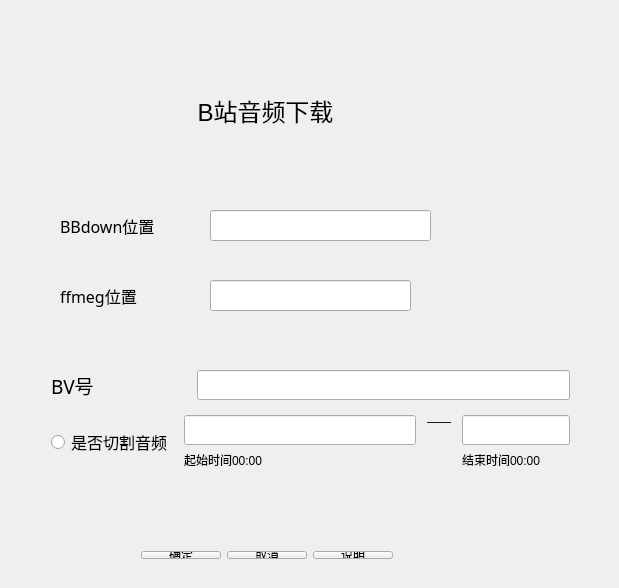
<?xml version="1.0" encoding="UTF-8"?>
<ui version="4.0">
 <class>Widget</class>
 <widget class="QWidget" name="Widget">
  <property name="geometry">
   <rect>
    <x>0</x>
    <y>0</y>
    <width>619</width>
    <height>588</height>
   </rect>
  </property>
  <property name="windowTitle">
   <string>Widget</string>
  </property>
  <widget class="QLabel" name="label">
   <property name="geometry">
    <rect>
     <x>160</x>
     <y>90</y>
     <width>211</width>
     <height>41</height>
    </rect>
   </property>
   <property name="text">
    <string>&lt;html&gt;&lt;head/&gt;&lt;body&gt;&lt;p align=&quot;center&quot;&gt;&lt;span style=&quot; font-size:18pt;&quot;&gt;B站音频下载&lt;/span&gt;&lt;/p&gt;&lt;/body&gt;&lt;/html&gt;</string>
   </property>
  </widget>
  <widget class="QWidget" name="layoutWidget">
   <property name="geometry">
    <rect>
     <x>130</x>
     <y>540</y>
     <width>302</width>
     <height>30</height>
    </rect>
   </property>
   <layout class="QHBoxLayout" name="horizontalLayout" stretch="0,0,0,10">
    <item>
     <widget class="QPushButton" name="pushButton_browse">
      <property name="text">
       <string>确定</string>
      </property>
     </widget>
    </item>
    <item>
     <widget class="QPushButton" name="pushButton_cancel">
      <property name="text">
       <string>取消</string>
      </property>
     </widget>
    </item>
    <item>
     <widget class="QPushButton" name="pushButton_commit">
      <property name="text">
       <string>说明</string>
      </property>
     </widget>
    </item>
    <item>
     <spacer name="horizontalSpacer">
      <property name="orientation">
       <enum>Qt::Horizontal</enum>
      </property>
      <property name="sizeHint" stdset="0">
       <size>
        <width>40</width>
        <height>20</height>
       </size>
      </property>
     </spacer>
    </item>
   </layout>
  </widget>
  <widget class="QLineEdit" name="lineEdit">
   <property name="geometry">
    <rect>
     <x>210</x>
     <y>280</y>
     <width>201</width>
     <height>31</height>
    </rect>
   </property>
  </widget>
  <widget class="QLineEdit" name="lineEdit_4">
   <property name="geometry">
    <rect>
     <x>210</x>
     <y>210</y>
     <width>221</width>
     <height>31</height>
    </rect>
   </property>
  </widget>
  <widget class="QLabel" name="label_6">
   <property name="geometry">
    <rect>
     <x>60</x>
     <y>210</y>
     <width>121</width>
     <height>31</height>
    </rect>
   </property>
   <property name="font">
    <font>
     <family>Adobe Myungjo Std M</family>
     <pointsize>12</pointsize>
    </font>
   </property>
   <property name="text">
    <string>BBdown位置</string>
   </property>
  </widget>
  <widget class="QLabel" name="label_7">
   <property name="geometry">
    <rect>
     <x>60</x>
     <y>280</y>
     <width>111</width>
     <height>31</height>
    </rect>
   </property>
   <property name="font">
    <font>
     <family>Adobe Myungjo Std M</family>
     <pointsize>12</pointsize>
    </font>
   </property>
   <property name="text">
    <string>ffmeg位置</string>
   </property>
  </widget>
  <widget class="QWidget" name="layoutWidget">
   <property name="geometry">
    <rect>
     <x>40</x>
     <y>359</y>
     <width>541</width>
     <height>121</height>
    </rect>
   </property>
   <layout class="QVBoxLayout" name="verticalLayout_3">
    <property name="spacing">
     <number>15</number>
    </property>
    <item>
     <layout class="QHBoxLayout" name="horizontalLayout_4">
      <property name="spacing">
       <number>103</number>
      </property>
      <item>
       <spacer name="horizontalSpacer_2">
        <property name="orientation">
         <enum>Qt::Horizontal</enum>
        </property>
        <property name="sizeType">
         <enum>QSizePolicy::Minimum</enum>
        </property>
        <property name="sizeHint" stdset="0">
         <size>
          <width>0</width>
          <height>20</height>
         </size>
        </property>
       </spacer>
      </item>
      <item>
       <widget class="QLabel" name="label_2">
        <property name="font">
         <font>
          <family>Adobe Myungjo Std M</family>
          <pointsize>14</pointsize>
         </font>
        </property>
        <property name="text">
         <string>BV号</string>
        </property>
       </widget>
      </item>
      <item>
       <widget class="QLineEdit" name="lineEditBV">
        <property name="minimumSize">
         <size>
          <width>0</width>
          <height>30</height>
         </size>
        </property>
       </widget>
      </item>
     </layout>
    </item>
    <item>
     <layout class="QHBoxLayout" name="horizontalLayout_3">
      <property name="spacing">
       <number>12</number>
      </property>
      <item>
       <widget class="QRadioButton" name="radioButtonIfCutMusic">
        <property name="font">
         <font>
          <family>Adobe Myungjo Std M</family>
          <pointsize>12</pointsize>
         </font>
        </property>
        <property name="text">
         <string>是否切割音频</string>
        </property>
       </widget>
      </item>
      <item>
       <layout class="QHBoxLayout" name="horizontalLayout_2" stretch="10,0,0">
        <property name="spacing">
         <number>11</number>
        </property>
        <property name="leftMargin">
         <number>0</number>
        </property>
        <property name="topMargin">
         <number>0</number>
        </property>
        <item>
         <layout class="QVBoxLayout" name="verticalLayout_2">
          <item>
           <widget class="QLineEdit" name="lineEditBeginTime">
            <property name="minimumSize">
             <size>
              <width>0</width>
              <height>30</height>
             </size>
            </property>
           </widget>
          </item>
          <item>
           <widget class="QLabel" name="label_4">
            <property name="text">
             <string>起始时间00:00</string>
            </property>
           </widget>
          </item>
         </layout>
        </item>
        <item>
         <widget class="QLabel" name="label_3">
          <property name="text">
           <string>&lt;html&gt;&lt;head/&gt;&lt;body&gt;&lt;p&gt;——&lt;/p&gt;&lt;p&gt;&lt;br/&gt;&lt;/p&gt;&lt;/body&gt;&lt;/html&gt;</string>
          </property>
         </widget>
        </item>
        <item>
         <layout class="QVBoxLayout" name="verticalLayout">
          <item>
           <widget class="QLineEdit" name="lineEditEndTime">
            <property name="minimumSize">
             <size>
              <width>0</width>
              <height>30</height>
             </size>
            </property>
           </widget>
          </item>
          <item>
           <widget class="QLabel" name="label_5">
            <property name="text">
             <string>结束时间00:00</string>
            </property>
           </widget>
          </item>
         </layout>
        </item>
       </layout>
      </item>
     </layout>
    </item>
   </layout>
  </widget>
 </widget>
 <layoutdefault spacing="6" margin="11"/>
 <resources/>
 <connections/>
</ui>
